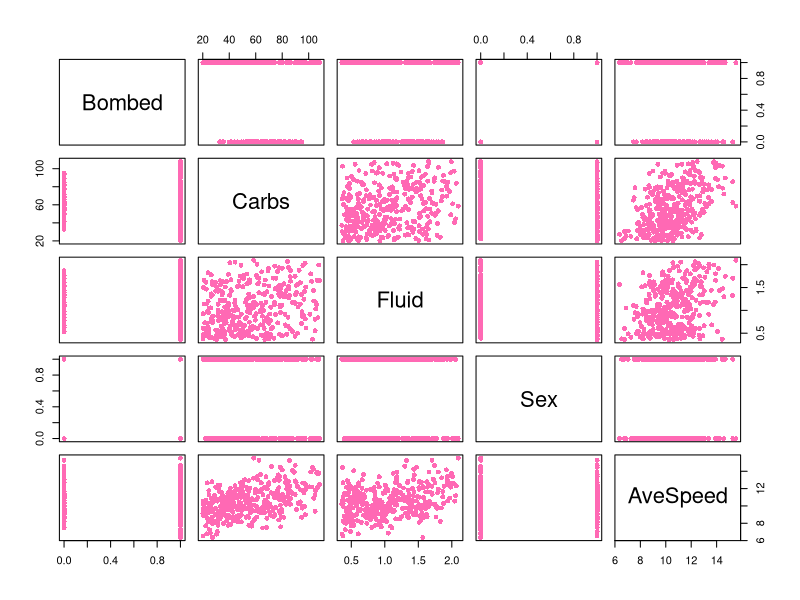
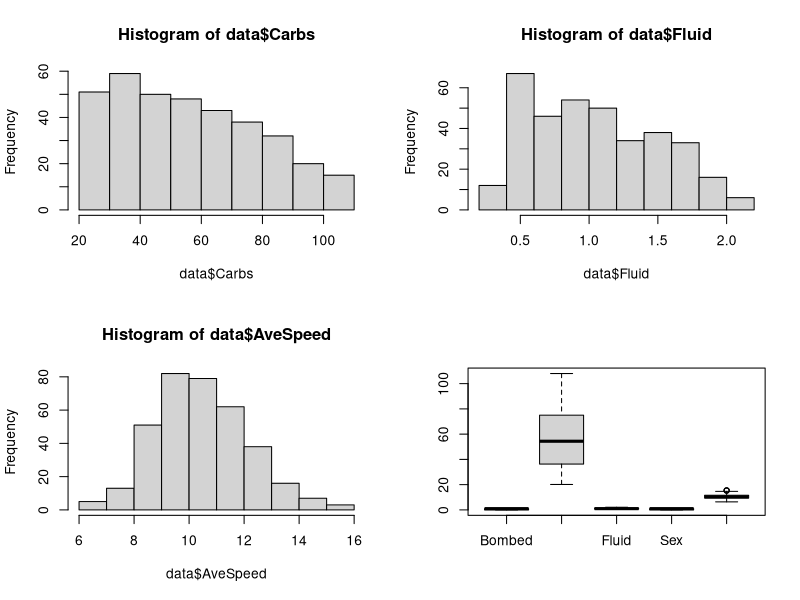

Write the R code that produced these figures, in order.
rm(list=ls())
library(Matrix)
# EDA
data = as.data.frame(read.table("HittingTheWall_2026.txt", header=TRUE))
head(data)
summary(data)
# First we check for correlations
pairs(Bombed ~ . , data=data, pch=16, col="hotpink")

# Then we check for distribution of the data
par(mfrow=c(2,2))
hist(data$Carbs)
hist(data$Fluid)
hist(data$AveSpeed)
boxplot(data)
# From the summary and the boxplot, we see that the features have ranges that vary greatly.
# This is bad for neural networks. We must thus standardise the data to make sure no variables
# Dominate
data_scaled = as.data.frame(scale(data))
summary(data_scaled)
par(mfrow = c(1, 1))

softmax = function(Z_l){
  # This fucntion takes in a q x N matrix, with z vector for each observation as columns
  # Outputs a q x N probability matrix
  
  # We first calculatethe max value for each column
  z_max = apply(Z_l, 2, max)
  # turn the max matrix into a diagonal matrix
  Z_max = diag(z_max)
  # Apply exp to both Z_max and Z_l and then calculate exp(z_l - z_max) product
  expZ_max = -exp(Z_max)
  expZ_l = exp(Z_l)
  expDiff = expZ_l %*% expZ_max
  
  # Get the denominators for softmax
  Denominator = diag(1/colSums(expDiff))
  
  S = expDiff %*% Denominator
  return(S)
}
Xu = cbind(data_scaled$AveSpeed, data_scaled$Sex)
Xv = cbind(data_scaled$Carbs, data_scaled$Fluid)

# We should not scale the response variable
Y = cbind(data$Bombed)

sig = function(A){
  return(tanh(A))
}
sig_out = function(a){
  return (1/(1+exp(-a)))
}

obj = function(Y, Y_hat){
  epsilon = 1e-8 # to prevent log(0)
  return (-(Y %*% log(Y_hat) + (1-Y) %*% log(1-Y_hat)))
}

neural_net = function(Xu, Xv, m, theta, Y, nu){
  pu = dim(Xu)[2]
  pv = dim(Xv)[2]
  N = dim(Y)[1]
  X = cbind(Xu, Xv)
  # 2m part
  
  index = 1:(m*pu)
  W1u = matrix(theta[index], pu, m)

  index = max(index) + 1:(pv*m)
  W1v = matrix(1, pv, m)

  W1 = as.matrix(bdiag(W1u, W1v))

  # 2 layer
  index = max(index)+1:(2*m*2) 
  W2 = matrix(theta[index], 2 * m, 2)

  
  index = max(index)+1:2
  W3 = matrix(1, 2, 1)

  index = max(index) + 1:(m)
  b1u = matrix(theta[index], m, 1)
  index = max(index) + 1:(m)
  b1v = matrix(theta[index], m, 1)
  b1 = rbind(b1u, b1v)
  
  index = max(index) + 1:2
  b2 = matrix(1, 2, 1)
  index = max(index) + 1:1
  b3 = matrix(1, 1, 1)
  
  ones = matrix(1, N, 1)
  A0 = as.matrix(t(X))
  print(dim(A0))
  print(dim(W1))
  
  A1 = sig(t(W1) %*% A0 + b1 %*% t(ones))
  A2 = sig(t(W2) %*% A1 + b2 %*% t(ones))
  z_out = t(W3) %*% A2 + b3 %*% t(ones)
  # Since this is a classification problem, we use logistic equation
  Y_hat = sig_out(z_out)
  pred = ifelse(Y_hat >= 0.5, 1, 0)
  E = obj(Y, Y_hat)/N + (nu /N) * sum(W1^2) + sum(W2^2) + sum(W3^2)
  
  return(list(A1, A2, E))
}

set.seed(2026)
m = 4
N = dim(Y)[1]
train_indices = sample(1:N, size=round(0.8*N))

Xtrain_u = Xu[train_indices,]
Xtrain_v = Xv[train_indices,]
Ytrain = Y[train_indices]

Xvalid_u = Xu[-train_indices,]
Xvalid_v = Xv[-train_indices,]
Yvalid = Y[-train_indices]

pu = dim(Xu)[2]
pv = dim(Xv)[2]
nparams = (pu * m) + (pv * m) + 2 * m  + 2 * m * 2 + 2 + 2 + 1
theta = runif(nparams, -1, 1)
